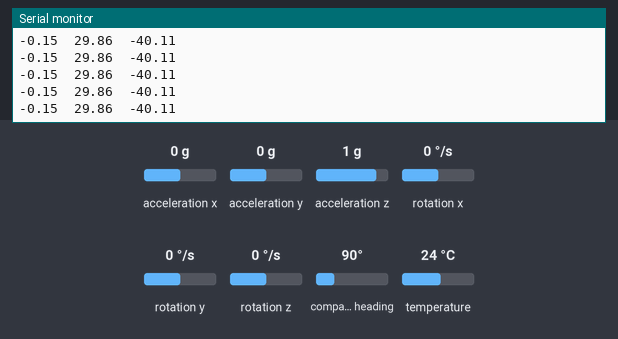
A sketch run on a simulated Arduino Leonardo, built with avr-gcc and run on an emulated ATmega32U4. On the bench: the last lines printed to the serial monitor. The test bench sets the inputs (shaded band); at power-on: compass heading 90°, acceleration x 0 g, acceleration y 0 g, acceleration z 1 g, rotation x 0 °/s, rotation y 0 °/s, rotation z 0 °/s, temperature 24 °C.

Above: at 1.2 s.
1.3 s: compass heading set to 7°
At 2.2 s:
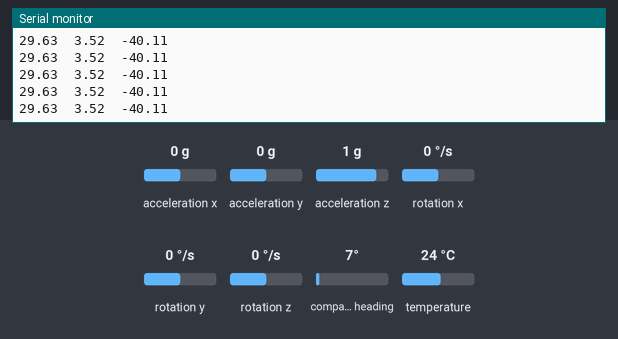
2.8 s: compass heading set to 90°
At 3.6 s:
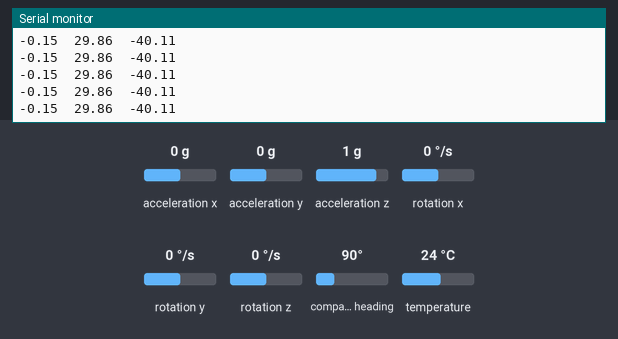

Measured:
- after the input at 1.3 s, the serial monitor: prints a new line at once (image 1)

The sketch:

Adafruit_9DOF.ino
```cpp
#include <Wire.h>
#include <SPI.h>
#include <Adafruit_LSM9DS1.h>
#include <Adafruit_Sensor.h>  // not used in this demo but required!

// i2c
Adafruit_LSM9DS1 lsm = Adafruit_LSM9DS1();

#define LSM9DS1_SCK A5
#define LSM9DS1_MISO 12
#define LSM9DS1_MOSI A4
#define LSM9DS1_XGCS 6
#define LSM9DS1_MCS 5
// You can also use software SPI
//Adafruit_LSM9DS1 lsm = Adafruit_LSM9DS1(LSM9DS1_SCK, LSM9DS1_MISO, LSM9DS1_MOSI, LSM9DS1_XGCS, LSM9DS1_MCS);
// Or hardware SPI! In this case, only CS pins are passed in
//Adafruit_LSM9DS1 lsm = Adafruit_LSM9DS1(LSM9DS1_XGCS, LSM9DS1_MCS);


void setupSensor()
{
  // 1.) Set the accelerometer range
  lsm.setupAccel(lsm.LSM9DS1_ACCELRANGE_2G);
  //lsm.setupAccel(lsm.LSM9DS1_ACCELRANGE_4G);
  //lsm.setupAccel(lsm.LSM9DS1_ACCELRANGE_8G);
  //lsm.setupAccel(lsm.LSM9DS1_ACCELRANGE_16G);

  // 2.) Set the magnetometer sensitivity
  lsm.setupMag(lsm.LSM9DS1_MAGGAIN_4GAUSS);
  //lsm.setupMag(lsm.LSM9DS1_MAGGAIN_8GAUSS);
  //lsm.setupMag(lsm.LSM9DS1_MAGGAIN_12GAUSS);
  //lsm.setupMag(lsm.LSM9DS1_MAGGAIN_16GAUSS);

  // 3.) Setup the gyroscope
  lsm.setupGyro(lsm.LSM9DS1_GYROSCALE_245DPS);
  //lsm.setupGyro(lsm.LSM9DS1_GYROSCALE_500DPS);
  //lsm.setupGyro(lsm.LSM9DS1_GYROSCALE_2000DPS);
}


void setup()
{
  Serial.begin(115200);

  while (!Serial) {
    delay(1); // will pause Zero, Leonardo, etc until serial console opens
  }

  Serial.println("LSM9DS1 data read demo");

  // Try to initialise and warn if we couldn't detect the chip
  if (!lsm.begin())
  {
    Serial.println("Oops ... unable to initialize the LSM9DS1. Check your wiring!");
    while (1);
  }
  Serial.println("Found LSM9DS1 9DOF");

  // helper to just set the default scaling we want, see above!
  setupSensor();
}

void loop()
{
  lsm.read();  /* ask it to read in the data */

  /* Get a new sensor event */
  sensors_event_t a, m, g, temp;

  lsm.getEvent(&a, &m, &g, &temp);

//  Serial.print("Accel X: "); Serial.print(a.acceleration.x); Serial.print(" m/s^2");
//  Serial.print("\tY: "); Serial.print(a.acceleration.y);     Serial.print(" m/s^2 ");
//  Serial.print("\tZ: "); Serial.print(a.acceleration.z);     Serial.println(" m/s^2 ");

  //Serial.print("Mag X: ");
  Serial.print(m.magnetic.x -.150);  // Serial.print(" gauss");
  Serial.print("\t");
  Serial.print(m.magnetic.y  -.140);    // Serial.print(" gauss");
  Serial.print("\t");
  Serial.println(m.magnetic.z - .110);    // Serial.println(" gauss");

//  Serial.print("Gyro X: "); Serial.print(g.gyro.x);   Serial.print(" dps");
//  Serial.print("\tY: "); Serial.print(g.gyro.y);      Serial.print(" dps");
//  Serial.print("\tZ: "); Serial.print(g.gyro.z);      Serial.println(" dps");

//  Serial.println();
  delay(20);
}
```
